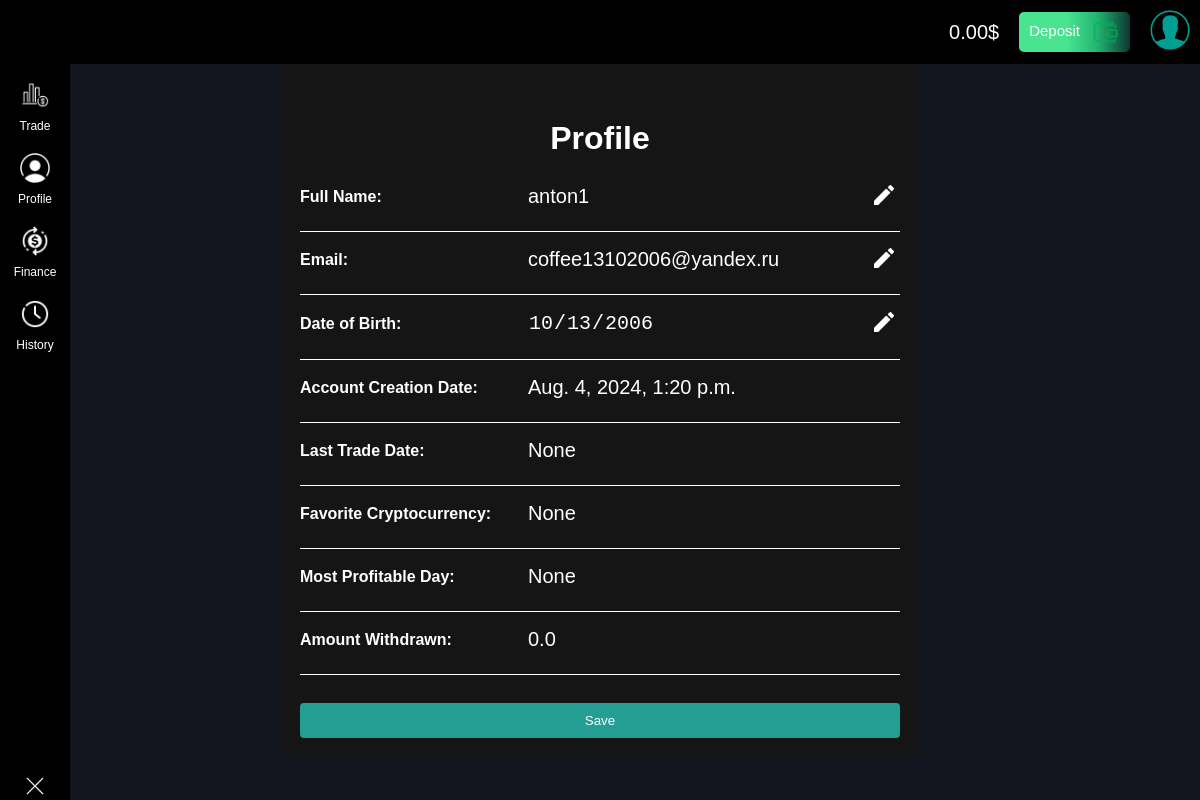
/profile/ (signed in), run on an earlier commit of the app's database.
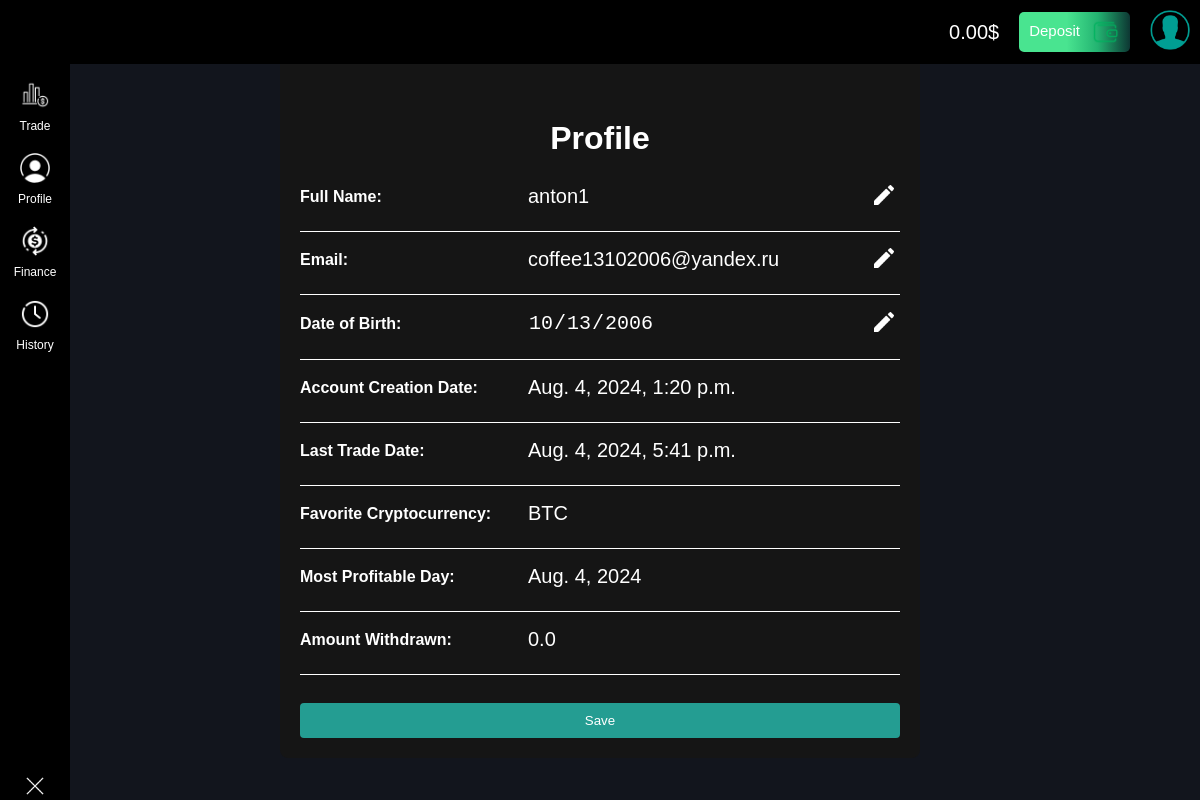
And on a later commit of the database.
### app/models.py (models this page shows, shortened)
class Position(models.Model):
    POSITION_TYPES = (
        ('long', 'Long'),
        ('short', 'Short'),
    )
    user = models.ForeignKey(CustomUser, on_delete=models.CASCADE)
    crypto = models.ForeignKey(CryptoCurrency, on_delete=models.CASCADE)
    position_type = models.CharField(max_length=5, choices=POSITION_TYPES)
    amount = models.DecimalField(max_digits=10, decimal_places=2)
    open_price = models.DecimalField(max_digits=10, decimal_places=2)
    open_time = models.DateTimeField(auto_now_add=True)
    duration = models.IntegerField()
    closed = models.BooleanField(default=False)
    demo = models.BooleanField(default=False)
    profit = models.DecimalField(max_digits=10, decimal_places=2, null=True, blank=True)

### app/views.py (the view, shortened to what this page needs)
# urls.py: path('profile/', ProfileView.as_view(), name='profile'),
class ProfileView(LoginRequiredMixin, DetailView):
    model = CustomUser
    template_name = 'app/profile.html'
    context_object_name = 'user'
    login_url = '/login'
    redirect_field_name = 'redirect_to'
    def get_object(self, queryset=None):
        return self.request.user
    def get_context_data(self, **kwargs):
        context = super().get_context_data(**kwargs)
        context['last_trade_date'] = self.object.last_trade_date
        context['favorite_crypto'] = self.object.favorite_crypto
        context['most_profitable_day'] = self.object.most_profitable_day
        context['total_withdrawn'] = self.object.total_withdrawn
        context['balance'] = self.request.user.balance
        if 'form' not in context:
            context['form'] = ProfileForm(instance=self.object)
        return context

### app/forms.py
class ProfileForm(forms.ModelForm):
    date_of_birth = forms.DateField(
        widget=forms.DateInput(format='%Y-%m-%d'),
        input_formats=['%Y-%m-%d']
    )
    class Meta:
        model = CustomUser
        fields = ['full_name', 'email', 'date_of_birth']

### app/models.py (called while the page is built)
    @property
    def last_trade_date(self):
        last_trade = self.position_set.order_by('-open_time').first()
        return last_trade.open_time if last_trade else None

    @property
    def favorite_crypto(self):
        favorite = self.position_set.values('crypto__name').annotate(total=models.Count('crypto')).order_by(
            '-total').first()
        return favorite['crypto__name'] if favorite else None

    @property
    def most_profitable_day(self):
        trades = self.position_set.values('open_time__date').annotate(profit_sum=models.Sum('profit')).order_by(
            '-profit_sum').first()
        return trades['open_time__date'] if trades else None

    @property
    def total_withdrawn(self):
        return self.withdrawals.aggregate(total=models.Sum('amount'))['total'] or 0.00

### app/templates/app/profile.html (shortened to what this page needs)
{% extends 'app/base.html' %}
{% load static %}
{% block content %}
<div class="profile">
    <h1>Profile</h1>
    <form method="post" class="profile-form">
        <div class="form-group">
            <label for="id_full_name">Full Name:</label>
            <input type="text" id="id_full_name" name="full_name" value="{{ user.full_name }}" readonly>
            <button type="button" onclick="toggleEdit('id_full_name')"><img src="{% static 'app/img/edit.png' %}"></button>
        </div>
        <hr>
        <div class="form-group">
            <label for="id_email">Email:</label>
            <input type="email" id="id_email" name="email" value="{{ user.email }}" readonly>
            <button type="button" onclick="toggleEdit('id_email')"><img src="{% static 'app/img/edit.png' %}"></button>
        </div>
        <hr>
        <div class="form-group">
            <label for="id_date_of_birth">Date of Birth:</label>
            <input type="date" id="id_date_of_birth" name="date_of_birth" value="{{ user.date_of_birth|date:'Y-m-d' }}" readonly>
            <button type="button" onclick="toggleEdit('id_date_of_birth')"><img src="{% static 'app/img/edit.png' %}"></button>
        </div>
        <hr>
        <div class="form-group">
            <label>Account Creation Date:</label>
            <span>{{ user.date_joined }}</span>
        </div>
        <hr>
        <div class="form-group">
            <label>Last Trade Date:</label>
            <span>{{ last_trade_date }}</span>
        </div>
        <hr>
        <div class="form-group">
            <label>Favorite Cryptocurrency:</label>
            <span>{{ favorite_crypto }}</span>
        </div>
        <hr>
        <div class="form-group">
            <label>Most Profitable Day:</label>
            <span>{{ most_profitable_day }}</span>
        </div>
        <hr>
        <div class="form-group">
            <label>Amount Withdrawn:</label>
            <span>{{ total_withdrawn }}</span>
        </div>
        <hr>
        <button type="submit">Save</button>
    </form>
</div>
{% endblock %}

What changed in the data, as far as the page shows it:
added Position: open_time "Aug. 4, 2024, 5:41 p.m."
Also different on the page:
{{ favorite_crypto }}: "None" → "BTC"
{{ most_profitable_day }}: "None" → "Aug. 4, 2024"
{{ last_trade_date }}: "None" → (not shown)
